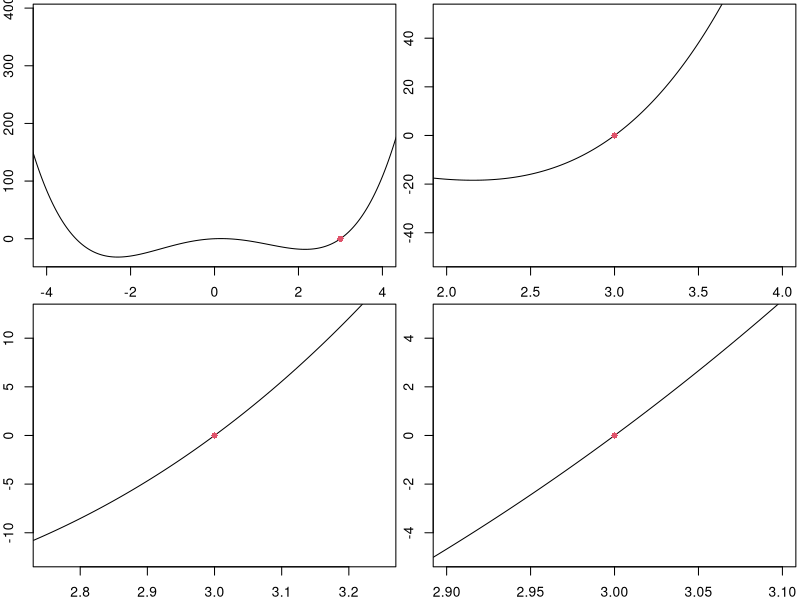
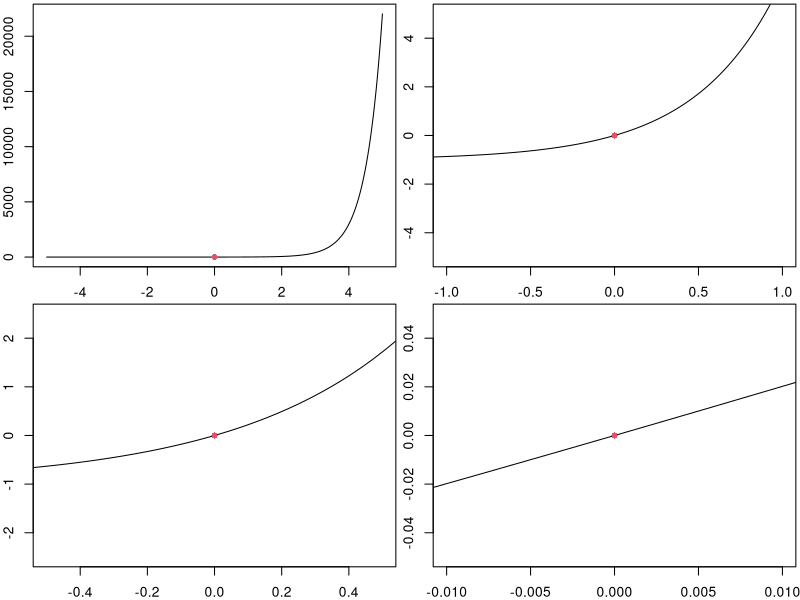
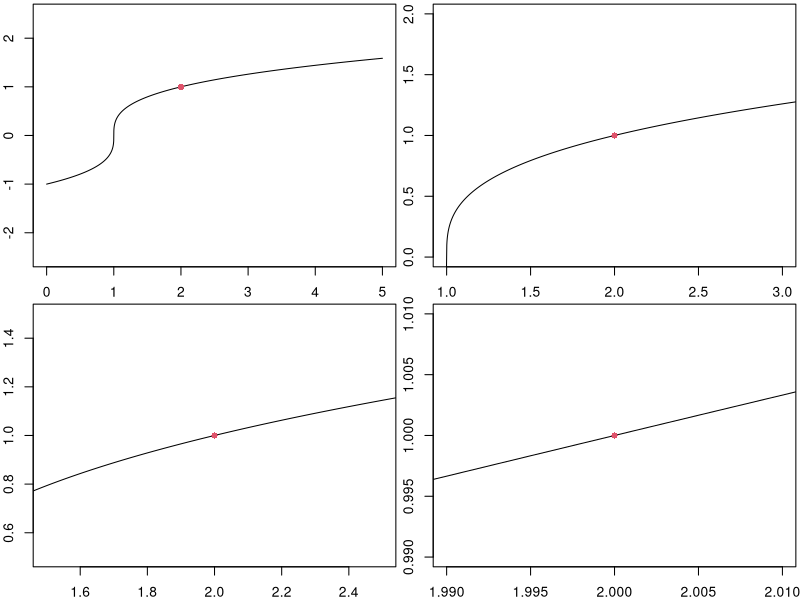
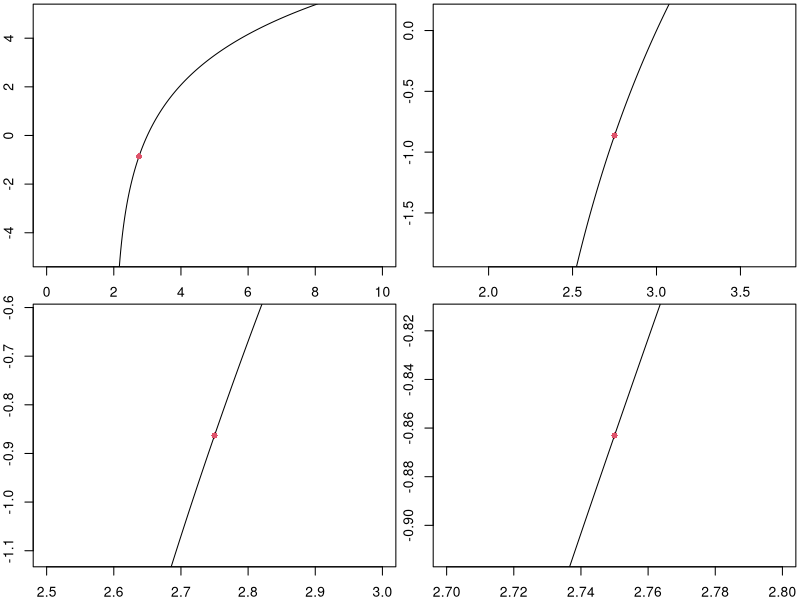
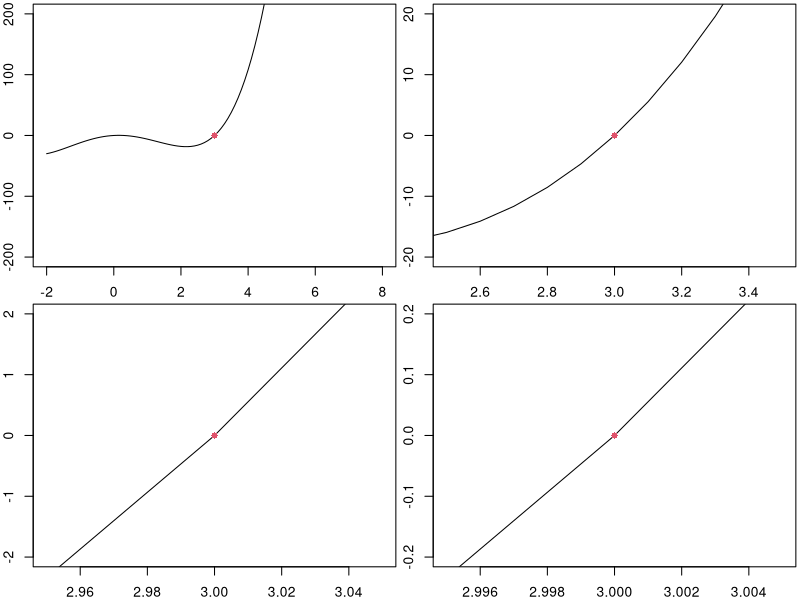
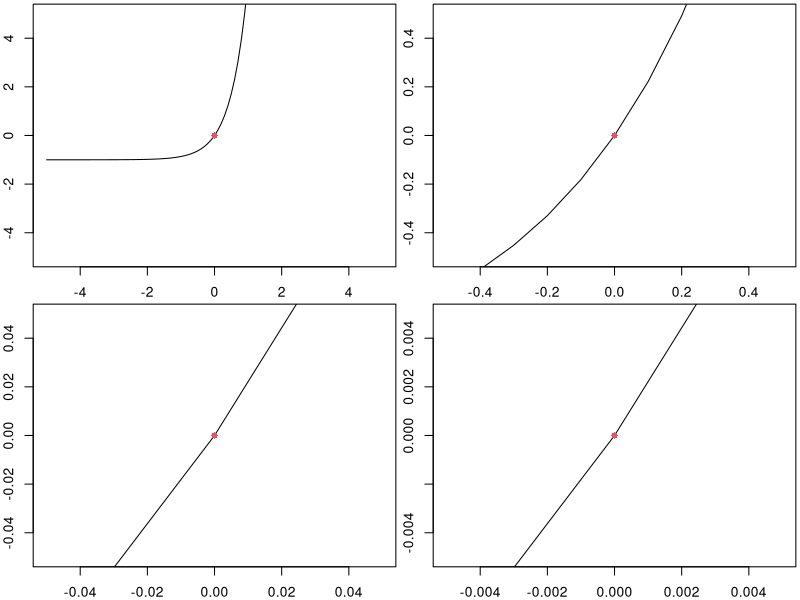
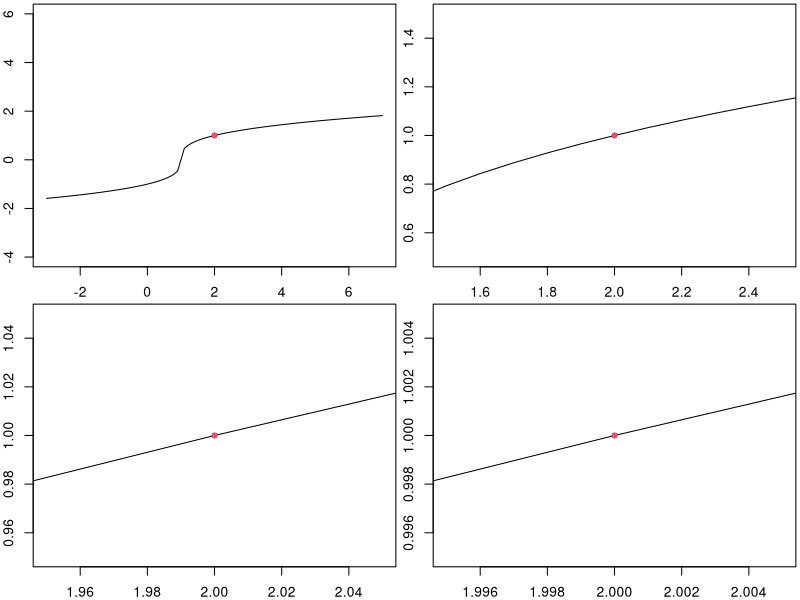
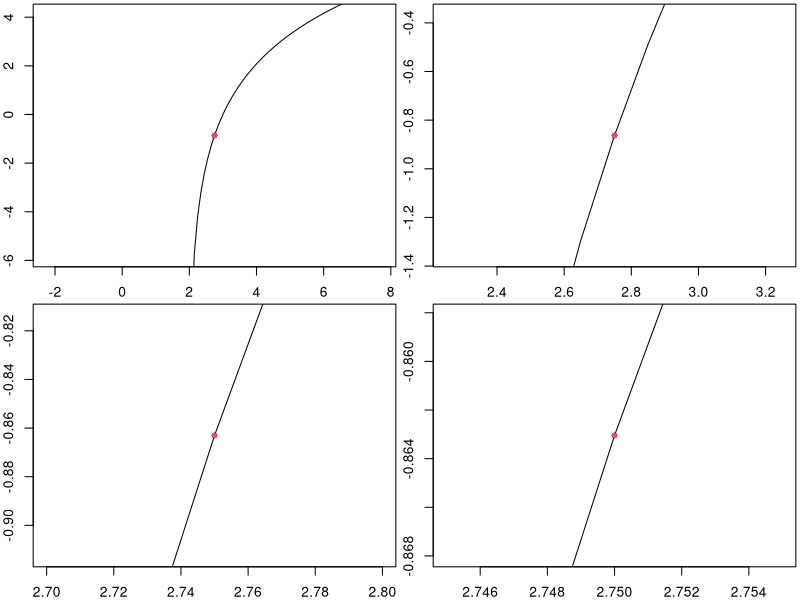

Reproduce these figures in R, in order.
f <- function(x){x^2}
x1 <- 3
x2 <- 3.00001
slope = (f(x2)-f(x1))/(x2-x1)
slope


f <- function(x){x^2}
x1 <- 3
x2 <- c(4,3.1, 3.01, 3.001, 3.0001, 3.00001)
slope = (f(x2)-f(x1))/(x2-x1)
data.frame(x1 = x1, x2=x2, slope = slope)



#Define the functions.
f1 <- function(x){x^4 -10*x^2 +3*x}
f2 <- function(x){exp(2*x)-1}
f3 <- function(x){sign(x-1)*(abs(x-1))^(1/3)}
f4 <- function(x){3*log(x-2)}

#Graph the functions.
x <- seq(-5,5,1e-3)

###figure 1###
y1 <- f1(x)
par(mfrow=c(2,2),mar=c(2,2,0.25,0.25))
plot(x,y1,type='l',xlim=c(-4,4))
points(3,f1(3),pch=16,col=2)
plot(x,y1,type='l',xlim=c(3-1,3+1),ylim=c(-50,50))
points(3,f1(3),pch=16,col=2)
plot(x,y1,type='l',xlim=c(2.75,3.25),ylim=c(-12.5,12.5))
points(3,f1(3),pch=16,col=2)
plot(x,y1,type='l',xlim=c(2.9,3.1),ylim=c(-5,5))
points(3,f1(3),pch=16,col=2)


###figure 2###
y2 <- f2(x)
par(mfrow=c(2,2),mar=c(2,2,0.25,0.25))
plot(x,y2,type='l',xlim=c(-5,5))
points(0,f2(0),pch=16,col=2)
plot(x,y2,type='l',xlim=c(-1,1),ylim=c(-5,5))
points(0,f2(0),pch=16,col=2)
plot(x,y2,type='l',xlim=c(-0.5,0.5),ylim=c(-2.5,2.5))
points(0,f2(0),pch=16,col=2)
plot(x,y2,type='l',xlim=c(-0.01,0.01),ylim=c(-.05,.05))
points(0,f2(0),pch=16,col=2)

###figure 3###
x3 <- seq(0,5,1e-3)
y3 <- f3(x3)
par(mfrow=c(2,2),mar=c(2,2,0.25,0.25))
plot(x3,y3,type='l',xlim=c(0,5), ylim=c(-2.5,2.5) )
points(2,f3(2),pch=16,col=2)
plot(x3,y3,type='l',xlim=c(1,3),ylim=c(0,2))
points(2,f3(2),pch=16,col=2)
plot(x3,y3,type='l',xlim=c(1.5,2.5),ylim=c(0.5,1.5))
points(2,f3(2),pch=16,col=2)
plot(x3,y3,type='l',xlim=c(1.99,2.01),ylim=c(0.99,1.01))
points(2,f3(2),pch=16,col=2)

###figure 4###
x4 <- seq(2,10,1e-3)
y4 <- f4(x4)
par(mfrow=c(2,2),mar=c(2,2,0.25,0.25))
plot(x4,y4,type='l',xlim=c(0,10), ylim = c(-5,5))
points(2.75,f4(2.75),pch=16,col=2)
plot(x4,y4,type='l',xlim=c(1.75,3.75),ylim=c(f4(2.75)-1,f4(2.75)+1))
points(2.75,f4(2.75),pch=16,col=2)
plot(x4,y4,type='l',xlim=c(2.5,3),ylim=c(f4(2.75)-0.25,f4(2.75)+0.25))
points(2.75,f4(2.75),pch=16,col=2)
plot(x4,y4,type='l',xlim=c(2.7,2.8),ylim=c(f4(2.75)-0.05,f4(2.75)+0.05))
points(2.75,f4(2.75),pch=16,col=2)




#Define the functions.
f1 <- function(x){x^4 -10*x^2 +3*x}
f2 <- function(x){exp(2*x)-1}
f3 <- function(x){sign(x-1)*(abs(x-1))^(1/3)}
f4 <- function(x){3*log(x-2)}

#Create a function called zooming_in that will generate a plot and 3 zoomed in versions.
zooming_in <- function(f, xvalue, xwidth=10, ywidth=10, zoom = c(0.1, 0.01, 0.001)){
  yvalue <- f(xvalue)
  
  #Create sequence of values for plots
  x <- seq(xvalue - xwidth/2, xvalue + xwidth/2, xwidth/100)
  y <- f(x)
  
  #Generate original plot, and then zoom in 3 times by factors given by zoom
  par(mfrow=c(2,2),mar=c(2,2,0.25,0.25))
  plot(x,y,type='l',xlim=xvalue + c(-1,1)*xwidth/2, ylim = yvalue + c(-1,1)*ywidth/2)
  points(xvalue,yvalue,pch=16,col=2)
  plot(x,y,type='l',xlim=xvalue + c(-1,1)*xwidth/2*zoom[1],ylim=yvalue + c(-1,1)*ywidth/2*zoom[1])
  points(xvalue,yvalue,pch=16,col=2)
  plot(x,y,type='l',xlim=xvalue + c(-1,1)*xwidth/2*zoom[2],ylim=yvalue + c(-1,1)*ywidth/2*zoom[2])
  points(xvalue,yvalue,pch=16,col=2)
  plot(x,y,type='l',xlim=xvalue + c(-1,1)*xwidth/2*zoom[3],ylim=yvalue + c(-1,1)*ywidth/2*zoom[3])
  points(xvalue,yvalue,pch=16,col=2)
}

#Use zooming_in() to plot each of the 4 original functions.
zooming_in(f1,3,10,400)
zooming_in(f2,0)
zooming_in(f3,2)
zooming_in(f4,2.75)

f5 <- function(x){abs(x)}
zooming_in(f5,0.1,xwidth=50, ywidth=50,zoom = c(0.001, 0.0001, 0.00001))



f1 <- function(x){x^4 -10*x^2 +3*x}
x <- c(2, 2.5, 2.9, 2.99, 2.999, 3, 3.001, 3.01, 3.1, 3.5, 4)
y <- f1(x)
slope <- (f1(x)-f1(3))/(x-3)
data.frame(x=x,y=y,slope=slope)



#Define the linearization.
t <- function(x,a,fa,df){
  fa + df*(x - a)
}



#Define the linearization.
t <- function(x,a,fa,df){
  fa + df*(x - a)
}


#Visualize these linearizations.
x <- seq(-5,5,1e-3)

###figure 1###
m1 <- 51
  par(mfrow=c(1,2),mar=c(2,2,0.25,0.25))
plot(x,f1(x),type='l',xlim=c(-4,4))
points(3,f1(3),pch=16,col=2)
lines(x,t(x,3,f1(3),m1),col=3)
plot(x,f1(x),type='l',xlim=c(2.9,3.1),ylim=c(-50,50))
points(3,f1(3),pch=16,col=2)
lines(x,t(x,3,f1(3),m1),col=3)




f2 <- function(x){exp(2*x)-1}
x <- c(-1,-.1,-.01,-.001, 0, .001,.01,.1, 1)
y <- f2(x)
slope <- (f2(x)-f2(0))/(x-0)
data.frame(x=x,y=y,slope=slope)



f3 <- function(x){(x-1)^(1/3)}
x <- c(-1,-.1,-.01,-.001, 0, .001,.01,.1, 1)+2
y <- f3(x)
slope <- (f3(x)-f3(2))/(x-2)
data.frame(x=x,y=y,slope=slope)

f4 <- function(x){3*log(x-2)}
x <- c(-1,-.1,-.01,-.001, 0, .001,.01,.1, 1)+2.75
y <- f4(x)
slope <- (f4(x)-f4(2.75))/(x-2.75)
data.frame(x=x,y=y,slope=slope)






#Define the linearization.
t <- function(x,a,fa,df){
  fa + df*(x - a)
}

#Visualize these linearizations.
x <- seq(-5,5,1e-3)

###figure 1###
m1 <- 51
  par(mfrow=c(1,2),mar=c(2,2,0.25,0.25))
plot(x,f1(x),type='l',xlim=c(-4,4))
points(3,f1(3),pch=16,col=2)
lines(x,t(x,3,f1(3),m1),col=3)
plot(x,f1(x),type='l',xlim=c(2.9,3.1),ylim=c(-50,50))
points(3,f1(3),pch=16,col=2)
lines(x,t(x,3,f1(3),m1),col=3)


###figure 2###
m2 <- 2
  par(mfrow=c(1,2),mar=c(2,2,0.25,0.25))
plot(x,f2(x),type='l',xlim=c(-5,5))
points(0,f2(0),pch=16,col=2)
lines(x,t(x,0,f2(0),m2),col=3)
plot(x,f2(x),type='l',xlim=c(-0.01,0.01),ylim=c(-0.25,0.25))
points(0,f2(0),pch=16,col=2)
lines(x,t(x,0,f2(0),m2),col=3)

###figure 3###
x3 <- seq(0,5,1e-3)
m3 <- .3333333333
  par(mfrow=c(1,2),mar=c(2,2,0.25,0.25))
plot(x3,f3(x3),type='l',xlim=c(-5,5))
points(2,f3(2),pch=16,col=2)
lines(x3,t(x3,2,f3(2),m3),col=3)
plot(x3,f3(x3),type='l',xlim=c(1.99,2.01),ylim=c(0.99,1.01))
points(2,f3(2),pch=16,col=2)
lines(x3,t(x3,2,f3(2),m3),col=3)

###figure 4###
x4 <- seq(2,10,1e-3)
m4 <- 4
  par(mfrow=c(1,2),mar=c(2,2,0.25,0.25))
plot(x4,f4(x4),type='l',xlim=c(0,10))
points(2.75,f4(2.75),pch=16,col=2)
lines(x4,t(x4,2.75,f4(2.75),m4),col=3)
plot(x4,f4(x4),type='l',xlim=c(2.7,2.8),ylim=c(-2,1))
points(2.75,f4(2.75),pch=16,col=2)
lines(x4,t(x4,2.75,f4(2.75),m4),col=3)

